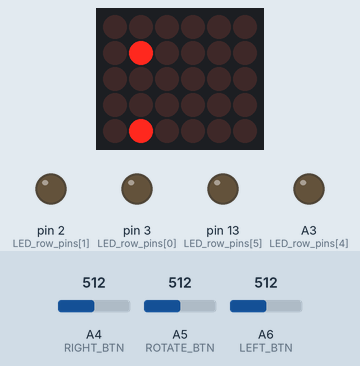
Recording of a sketch running on a simulated Arduino Nano, built with avr-gcc and run on an emulated ATmega328P. Shown: 6×5 LED matrix, output pins drawn as LEDs (lit = HIGH). Wiring (inferred from the names in the program): LED matrix (orientation assumed): rows pin 5, pin 6, pin 7, pin 8, A1; columns pin 4, A2, pin 9, pin 10, pin 11, pin 12. The inputs (shaded band) are chosen by the test bench; at power-on: A6 (LEFT_BTN) = 512, A4 (RIGHT_BTN) = 512, A5 (ROTATE_BTN) = 512. Random numbers use the default seed unless the sketch sets one; pins used as bus, display or sensor lines are not drawn.

Above: at 1.2 s.
1.3 s: A6 (LEFT_BTN) set to 527
At 1.53 s:
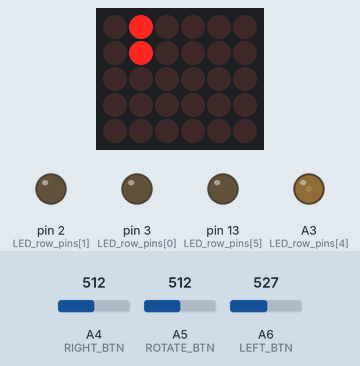
At 3.1 s:
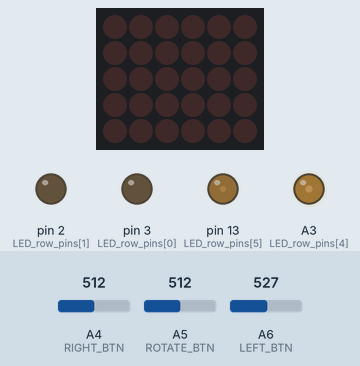
3.2 s: A6 (LEFT_BTN) set to 502
6.2 s: A4 (RIGHT_BTN) set to 526
At 6.72 s:
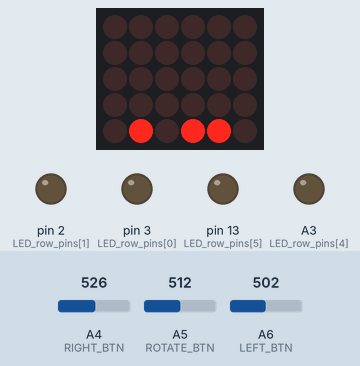
8.3 s: A5 (ROTATE_BTN) set to 523
Timing chart, 0 to 17.1 s (numbered marks = the images above; inputs shaded):
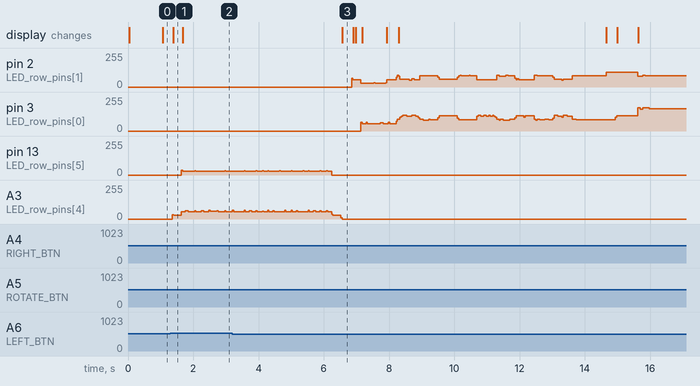

The sketch:

Tetris.ino
```cpp
#include "Figure.h"

const int LED_matrix_size_x = 9;
const int LED_matrix_size_y = 6;
const int PWM_period_ms = 0;

int FALL_SPEED_MS = 1000;
const uint8_t NOISE_PIN = A7;
const uint8_t LEFT_BTN = A6;
const uint8_t RIGHT_BTN = A4;
const uint8_t ROTATE_BTN = A5;
int DEBOUNCE_TIME_MS = 300;

int I_spawn_coordinates[3][2] = {{0, 1}, {0, 2}, {0, 3}};
int I_rotation_array[4][3][2] = {
        {{1, 1}, {0, 0}, {-1, -1}},
        {{-1, 1}, {0, 0}, {1, -1}},
        {{-1, -1}, {0, 0}, {1, 1}},
        {{1, -1}, {0, 0}, {-1, 1}}
};

int L_spawn_coordinates[3][2] = {{0, 2}, {1, 2}, {1, 3}};
int L_rotation_array[4][3][2] = {
        {{1, 0}, {0, 1}, {-1, 0}},
        {{0, 1}, {-1, 0}, {0, -1}},
        {{-1, 0}, {0, -1}, {1, 0}},
        {{0, -1}, {1, 0}, {0, 1}}
};

uint8_t play_matrix[LED_matrix_size_x][LED_matrix_size_y] = {
  {0, 0, 0, 0, 0, 0},
  {0, 0, 0, 0, 0, 0},
  {0, 0, 0, 0, 0, 0},
  {0, 0, 0, 0, 0, 0},
  {0, 0, 0, 0, 0, 0},
  {0, 0, 0, 0, 0, 0},
  {0, 0, 0, 0, 0, 0},
  {0, 0, 0, 0, 0, 0},
  {0, 0, 0, 0, 0, 0},
};

bool LED_matrix[LED_matrix_size_y][LED_matrix_size_x] = {
  {0, 0, 0, 0, 0, 0, 0, 0, 0},
  {0, 0, 0, 0, 0, 0, 0, 0, 0},
  {0, 0, 0, 0, 0, 0, 0, 0, 0},
  {0, 0, 0, 0, 0, 0, 0, 0, 0},
  {0, 0, 0, 0, 0, 0, 0, 0, 0},
  {0, 0, 0, 0, 0, 0, 0, 0, 0},
};

uint8_t LED_column_pins[LED_matrix_size_x] = {4, 5, 6, 7, 8, 9, 10, 11, 12};
uint8_t LED_row_pins[LED_matrix_size_y] = {3, 2, A1, A2, A3, 13};

int current_step_on_columns = 0;
unsigned long long prev_ms_LED_matrix_control = 0;
unsigned long long prev_ms_left = 0;
unsigned long long prev_ms_right = 0;
unsigned long long prev_ms_rotate = 0;
unsigned long long ms = 0;

void LED_matrix_update(){
  for (int i = 0; i < LED_matrix_size_y; i++){
    for (int j = 0; j < LED_matrix_size_x; j++){
      LED_matrix[LED_matrix_size_y-i-1][j] = play_matrix[j][i] != 0;
    }
  }
}

void LED_matrix_control(){
  if(current_step_on_columns >= LED_matrix_size_x){
    current_step_on_columns = 0;
  }
  if (ms - prev_ms_LED_matrix_control >= PWM_period_ms){
    if (current_step_on_columns == 0){
      analogWrite(LED_column_pins[LED_matrix_size_x - 1], 0);
    }
    else{
      analogWrite(LED_column_pins[current_step_on_columns-1], 0);
    }
    analogWrite(LED_column_pins[current_step_on_columns], 255);

    for (int i = 0; i < LED_matrix_size_y; i++){
      if (LED_matrix[i][current_step_on_columns]) {
        analogWrite(LED_row_pins[i], 255);
      }
      else{
        analogWrite(LED_row_pins[i], 0);
      }
    }

    current_step_on_columns++;
    prev_ms_LED_matrix_control = ms;
  }
}


bool isFigureOnMatrix = false;
unsigned long long prev_ms_figure_fall = 0;
Figure current_figure {L_spawn_coordinates, L_rotation_array, 0};
bool a = false;

void DEBUG(){
  for(int i = 0; i < Figure::BLOCK_SIZE; i++){
    Serial.print(i);
    Serial.print(" i: ");
    Serial.print(current_figure.coordinates[i][0]);
    Serial.print(" j: ");
    Serial.print(current_figure.coordinates[i][1]);
    Serial.println();
  }
  for(int i = 0; i < LED_matrix_size_x; i++){
    for(int j = 0; j < LED_matrix_size_y; j++){
      Serial.print(play_matrix[i][j]);
    }
    Serial.println();
  }
  Serial.println("------------");

}
// Вынести перемещение фигур в класс
void Game(){
  if (!isFigureOnMatrix){
    int rotation = 0;
    int spawn_coordinates[3][2];
    int rotation_array[4][3][2];
    if (random(2) == 1){
      for (int i = 0; i < 3; i++){
        for (int j = 0; j < 2; j++){
            spawn_coordinates[i][j] = I_spawn_coordinates[i][j];
        }
      }
      for (int k = 0; k < 4; k++){
        for (int i = 0; i < 3; i++){
          for (int j = 0; j < 2; j++){
              rotation_array[k][i][j] = I_rotation_array[k][i][j];
          }
        }
      }
    }
    else{
      for (int i = 0; i < 3; i++){
        for (int j = 0; j < 2; j++){
            spawn_coordinates[i][j] = L_spawn_coordinates[i][j];
        }
      }
      for (int k = 0; k < 4; k++){
        for (int i = 0; i < 3; i++){
          for (int j = 0; j < 2; j++){
              rotation_array[k][i][j] = L_rotation_array[k][i][j];
          }
        }
      }
      rotation = random(4);
    }
    Figure new_figure {spawn_coordinates, rotation_array, 0};
    current_figure = new_figure;
    isFigureOnMatrix = true;

    for (int i = 0; i < rotation; i++){
      if(CheckFigureForRotation()){
        current_figure.Rotate();
      }
    }
  }

  for (int i = 0; i < Figure::BLOCK_SIZE; i++){
      play_matrix[current_figure.coordinates[i][0]][current_figure.coordinates[i][1]] = 2;
  }

  if (ms - prev_ms_figure_fall >= FALL_SPEED_MS){
    if(CheckFigurePositionForFall()){
      for (int i = 0; i < Figure::BLOCK_SIZE; i++){
        play_matrix[current_figure.coordinates[i][0]][current_figure.coordinates[i][1]] = 0;
        current_figure.coordinates[i][0]++;
      }
    }
    else{
      isFigureOnMatrix = false;
      for (int i = 0; i < Figure::BLOCK_SIZE; i++){
        play_matrix[current_figure.coordinates[i][0]][current_figure.coordinates[i][1]] = 1;
      }
    }
    prev_ms_figure_fall = ms;
  }

  int read_left = analogRead(LEFT_BTN);
  int read_right = analogRead(RIGHT_BTN);
  int read_rotate = analogRead(ROTATE_BTN);

  if (read_left > 512 && ms - prev_ms_left > DEBOUNCE_TIME_MS && CheckFigurePositionLeft()){
    for (int i = 0; i < Figure::BLOCK_SIZE; i++){
      play_matrix[current_figure.coordinates[i][0]][current_figure.coordinates[i][1]] = 0;
      current_figure.coordinates[i][1]--;
    }
    prev_ms_left = ms;
  }

  if (read_right > 512 && ms - prev_ms_right > DEBOUNCE_TIME_MS && CheckFigurePositionRight()){
    for (int i = 0; i < Figure::BLOCK_SIZE; i++){
      play_matrix[current_figure.coordinates[i][0]][current_figure.coordinates[i][1]] = 0;
      current_figure.coordinates[i][1]++;
    }
    prev_ms_right = ms;
  }

  if (read_rotate > 512 && ms - prev_ms_rotate > DEBOUNCE_TIME_MS && CheckFigureForRotation()){
    for (int i = 0; i < Figure::BLOCK_SIZE; i++){
      play_matrix[current_figure.coordinates[i][0]][current_figure.coordinates[i][1]] = 0;
    }
    current_figure.Rotate();
    prev_ms_rotate = ms;
  }

  BlockRowCheckAndClear();
  SetFallSpeedByTime();
}

bool CheckFigurePositionForFall(){
  bool isAvailableToFall = true;
  for (int i = 0; i < Figure::BLOCK_SIZE; i++){

    if (current_figure.coordinates[i][0] == LED_matrix_size_x - 1){
      isAvailableToFall = false;
      break;
    }
    else if(play_matrix[current_figure.coordinates[i][0] + 1][current_figure.coordinates[i][1]] == 1){
      isAvailableToFall = false;
      break;
    }
  }
  return isAvailableToFall;
}

bool CheckFigurePositionLeft(){
  bool isAvailableToLeft = true;
  for (int i = 0; i < Figure::BLOCK_SIZE; i++){

    if (current_figure.coordinates[i][1] == 0){
      isAvailableToLeft = false;
      break;
    }
    else if(play_matrix[current_figure.coordinates[i][0]][current_figure.coordinates[i][1] - 1] == 1){
      isAvailableToLeft = false;
      break;
    }
  }
  return isAvailableToLeft;
}

bool CheckFigurePositionRight(){
  bool isAvailableToRight = true;
  for (int i = 0; i < Figure::BLOCK_SIZE; i++){

    if (current_figure.coordinates[i][1] == LED_matrix_size_y - 1){
      isAvailableToRight = false;
      break;
    }
    else if(play_matrix[current_figure.coordinates[i][0]][current_figure.coordinates[i][1] + 1] == 1){
      isAvailableToRight = false;
      break;
    }
  }
  return isAvailableToRight;
}

bool CheckFigureForRotation(){
  bool isAvailableToRotate = true;

  for (int i = 0; i < Figure::BLOCK_SIZE; i++){
    int new_x = current_figure.coordinates[i][0] + current_figure.rotation_array[current_figure.current_rotation][i][0];
    int new_y = current_figure.coordinates[i][1] + current_figure.rotation_array[current_figure.current_rotation][i][1];

    if (new_x < 0 || new_y < 0 || new_x > LED_matrix_size_x - 1 || new_y > LED_matrix_size_y - 1 || play_matrix[new_x][new_y] == 1){
      isAvailableToRotate = false;
    }

  }

  return isAvailableToRotate;
}

void BlockRowCheckAndClear(){
  for (int i = 0; i < LED_matrix_size_x; i++){
    bool isFullRow = true;
    for (int j = 0; j < LED_matrix_size_y; j++){
      if (play_matrix[i][j] != 1){
        isFullRow = false;
        break;
      }
    }
    if (isFullRow){
      for (int j = 0; j < LED_matrix_size_y; j++){
        play_matrix[i][j] = 0;
      }
      for (int j = i; j > 0; j--){
        for (int k = 0; k < LED_matrix_size_y; k++){
          play_matrix[j][k] = play_matrix[j-1][k];
          play_matrix[j-1][k] = 0;
        }
      }
    }
  }
}

void SetFallSpeedByTime(){
  if (FALL_SPEED_MS > 100){
    FALL_SPEED_MS = 1000 - (ms/300);
  }
  if (DEBOUNCE_TIME_MS > 100){
    DEBOUNCE_TIME_MS = 300 - (ms/1350);
  }
}

void setup() {
  Serial.begin(9600);
  randomSeed(analogRead(NOISE_PIN) + micros());
  for (int i = 0; i < LED_matrix_size_x; i++){
    pinMode(LED_column_pins[i], OUTPUT);
  }
  for (int i = 0; i < LED_matrix_size_y; i++){
    pinMode(LED_row_pins[i], OUTPUT);
  }
  pinMode(NOISE_PIN, INPUT);
  pinMode(LEFT_BTN, INPUT);
  pinMode(RIGHT_BTN, INPUT);
  pinMode(ROTATE_BTN, INPUT);
}


void loop() {
  ms = millis();

  LED_matrix_update();
  LED_matrix_control();
  Game();
}
```

Figure.h
```cpp
class Figure{
public:
    static const int BLOCK_SIZE = 3;
    int spawn_coordinates[BLOCK_SIZE][2];
    int rotation_array[4][BLOCK_SIZE][2];

    int current_rotation = 0;
    int coordinates[BLOCK_SIZE][2];

    Figure(int spawn_coords[BLOCK_SIZE][2], int rot_arr[4][BLOCK_SIZE][2], int curr_rot){
        current_rotation = curr_rot;
        for (int i = 0; i < BLOCK_SIZE; i++){
            for (int j = 0; j < 2; j++){
                spawn_coordinates[i][j] = spawn_coords[i][j];
                coordinates[i][j] = spawn_coordinates[i][j];
            }
        }
        for (int k = 0; k < 4; k++){
            for (int i = 0; i < BLOCK_SIZE; i++){
                for (int j = 0; j < 2; j++){
                    rotation_array[k][i][j] = rot_arr[k][i][j];
                }
            }
        }
    }

    void Rotate(){
        for (int i = 0; i < BLOCK_SIZE; i++){
            coordinates[i][0] += rotation_array[current_rotation][i][0];
            coordinates[i][1] += rotation_array[current_rotation][i][1];
        }

        current_rotation++;
        if (current_rotation > 3){
            current_rotation = 0;
        }
    }
};
```

Measured:
- the behaviour switches between 512 and 513 on A6 (LEFT_BTN) (found by bisection; images 0 and 1)
- the behaviour switches between 512 and 513 on A4 (RIGHT_BTN) (found by bisection; images 2 and 3)
- after the input at 1.3 s, pin 13 (LED_row_pins[5]): 0/255 → 27/255 after 0.34 s
